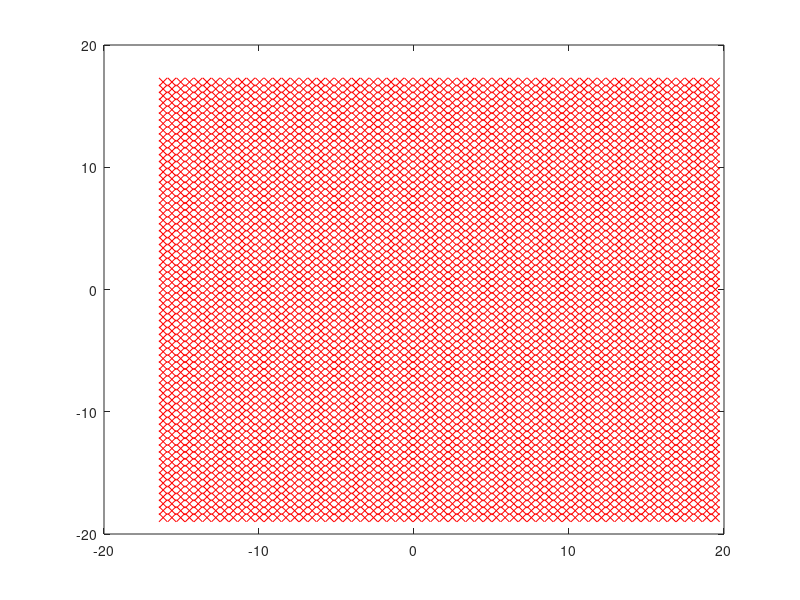

The MATLAB script that drew this image: (Note: this script raises an error after producing the figure.)
clear; clc;
disp = load('B00400.txt');
size(disp);
x=disp(:,1);
y=disp(:,2);
u_x=disp(:,3);
u_y=disp(:,4);

plot(x,y,'xr')

                                    %reference coordinates reduced x
                                    %bounaries
 for i = 1:length(x)

    if( x(i) >= 10 || x(i) <= -15)
         
         x(i) = 0;
         y(i) = 0;
         u_x(i) = 0;
         u_y(i) = 0;
         
    end
 end
                                    %reference coordinates reduced y
                                    %bounaries
for i = 1:length(y)

    if( y(i) >=10 || y(i) <= -15)
         
         y(i) = 0;
         x(i) = 0;
         u_x(i) = 0;
         u_y(i) = 0;
         
    end
end

counter1 = 1;

for i = 1:length(x);
    
    if( x(i) ~= 0 && y(i) ~= 0);
        
        x_reduced(counter1) =     x(i);
        y_reduced(counter1) =     y(i);
        u_x_reduced(counter1) =   u_x(i);
        u_y_reduced(counter1) =   u_y(i);
        counter1 = counter1 +1;

    end
end
 
reduced_data = [x_reduced' y_reduced' u_x_reduced' u_y_reduced'];

reduced_coords = [x_reduced' y_reduced']
reduced_disp = [u_x_reduced' u_y_reduced']


[rows,columns] = size(reduced_coords)

f = fopen('reduced_B00400.txt','wt');     % Note the 'wt' for writing in text mode
for i =1:rows;
    
    for j =1:columns;
   
        fprintf(f,'%f  ',reduced_data(i,j));
        
    end
         fprintf(f,'\n');
        
end             
fclose(f);

%plot(x_reduced,y_reduced,'rx');
%hold on
%plot(x_reduced+u_x_reduced,y_reduced+ u_y_reduced,'bo');

[ lengths ] = NNsearch( reduced_coords, 4);

[ current_lengths ] = Currentbondlenghts( reduced_coords + reduced_disp, lengths);

[ stretches, bonds ] = StretchCalculator(lengths, current_lengths );

[damage] = DamageCalculator(stretches, 0.015, bonds);

Damage = damage';

%plot3(x_reduced,y_reduced,Damage,'bx');

num_rows = 44;
num_cols = length(x_reduced)/num_rows;

for i = 1:num_rows

    D(i,:) = Damage( (i-1) *num_cols +1 : (i-1)*num_cols + num_cols);
    X(i,:) = x_reduced( (i-1) *num_cols +1 : (i-1)*num_cols + num_cols);
    Y(i,:) = y_reduced( (i-1) *num_cols +1 : (i-1)*num_cols + num_cols);

end
D
X
Y

surface(X,Y,D)
axis equal
